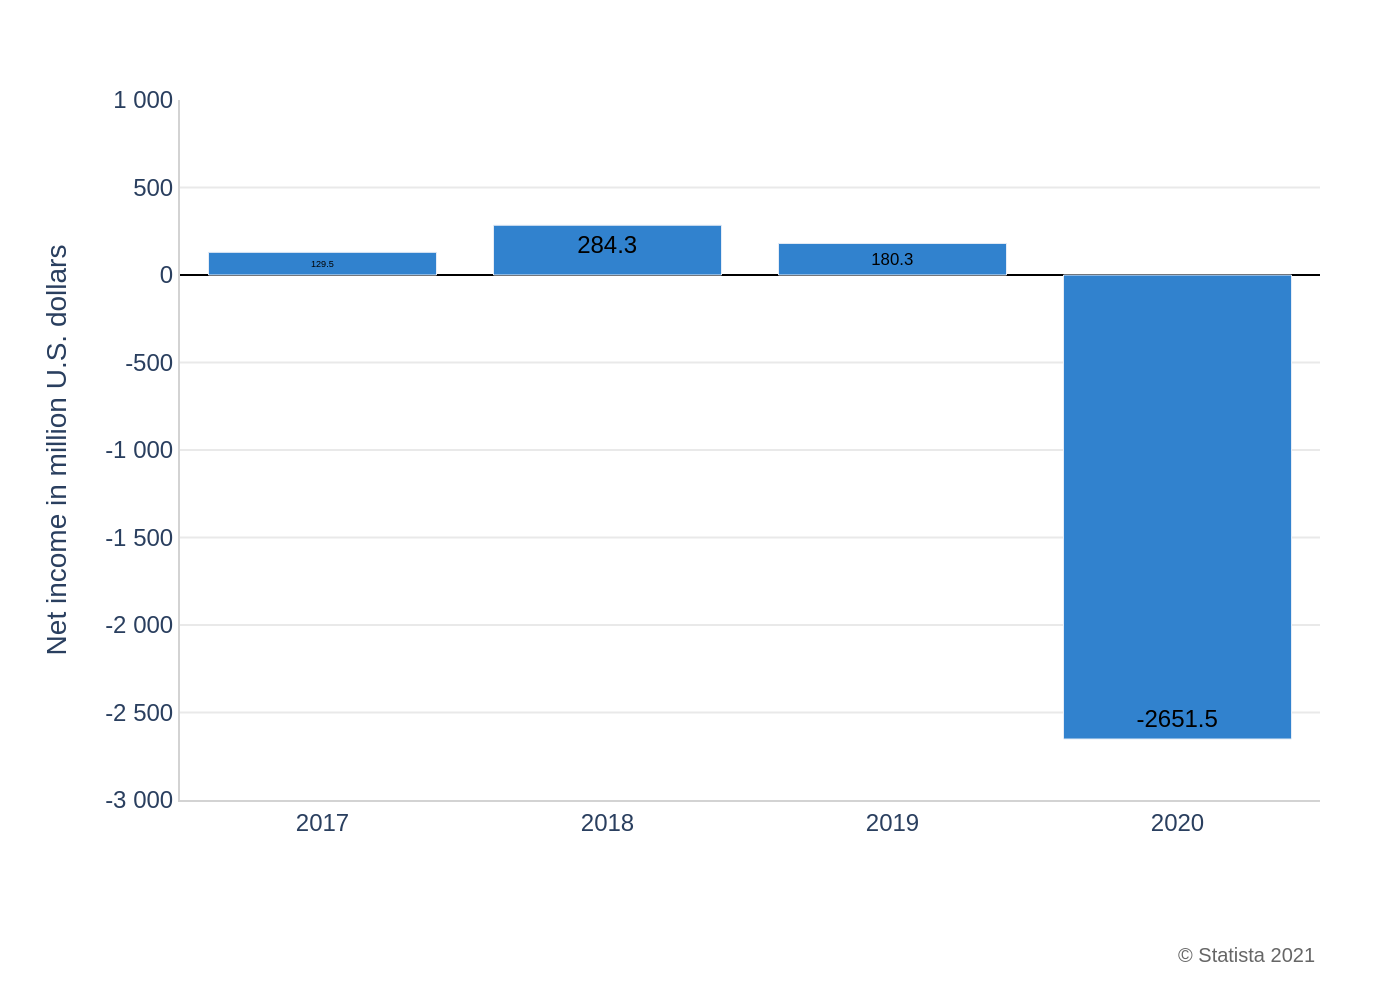

Source code (Python):
import sys
import json
import plotly.graph_objects as go

# Check if the JSON file path is provided as a command-line argument
if len(sys.argv) != 2:
    print("Usage: python generate_chart.py <path_to_json_file>")
    sys.exit(1)

json_path = sys.argv[1]

# Read data from the specified JSON file
try:
    with open(json_path, 'r', encoding='utf-8') as f:
        chart_config = json.load(f)
except FileNotFoundError:
    print(f"Error: JSON file not found at {json_path}")
    sys.exit(1)
except json.JSONDecodeError:
    print(f"Error: Could not decode JSON from {json_path}")
    sys.exit(1)

# Prepare data for Plotly
categories = [d['category'] for d in chart_config['chart_data']]
values = [d['value'] for d in chart_config['chart_data']]
texts_data = chart_config['texts']
bar_color = chart_config['colors'][0]

# Create the figure
fig = go.Figure()

# Add the bar trace
fig.add_trace(go.Bar(
    x=categories,
    y=values,
    text=[f'{v:g}' for v in values],
    textposition='inside',
    insidetextanchor='end',
    marker_color=bar_color,
    hoverinfo='none',
    insidetextfont=dict(family='Arial', size=12, color='black')
))

# Update layout
fig.update_layout(
    font=dict(family="Arial", size=12),
    plot_bgcolor='white',
    showlegend=False,
    yaxis_title=texts_data['y_axis_title'],
    margin=dict(l=90, r=40, t=50, b=100),
    xaxis=dict(
        showgrid=False,
        linecolor='#d3d3d3',
        tickfont=dict(size=12)
    ),
    yaxis=dict(
        showgrid=True,
        gridcolor='#e9e9e9',
        zeroline=True,
        zerolinecolor='black',
        zerolinewidth=1,
        range=[-3000, 1000],
        tickvals=[-3000, -2500, -2000, -1500, -1000, -500, 0, 500, 1000],
        ticktext=["-3 000", "-2 500", "-2 000", "-1 500", "-1 000", "-500", "0", "500", "1 000"],
        linecolor='#d3d3d3',
        tickfont=dict(size=12)
    ),
    annotations=[
        dict(
            text=texts_data.get('source'),
            showarrow=False,
            xref='paper',
            yref='paper',
            x=1,
            y=-0.2,
            xanchor='right',
            yanchor='top',
            align='right',
            font=dict(size=10, color='#666666')
        )
    ]
)

# Determine the output filename from the input JSON path
output_filename = json_path.rsplit('.', 1)[0] + '.png'

# Save the figure as a PNG image
fig.write_image(output_filename, scale=2)

print(f"Chart saved to {output_filename}")
